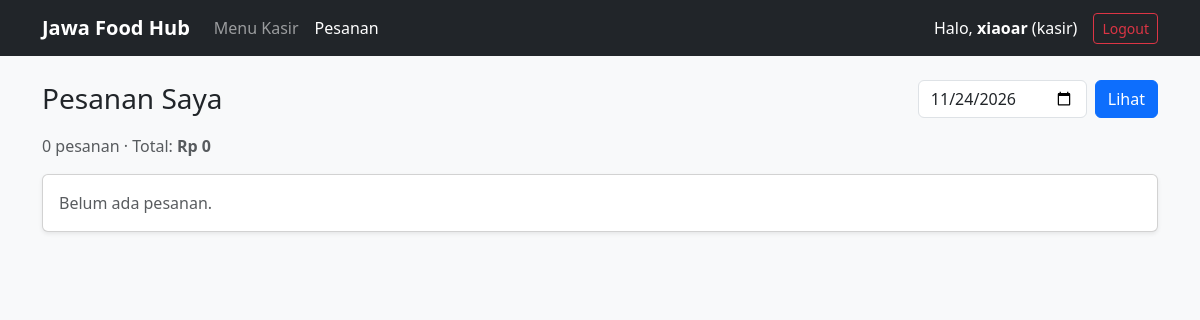
Page /pesanan.php (signed in) on the earlier database version.
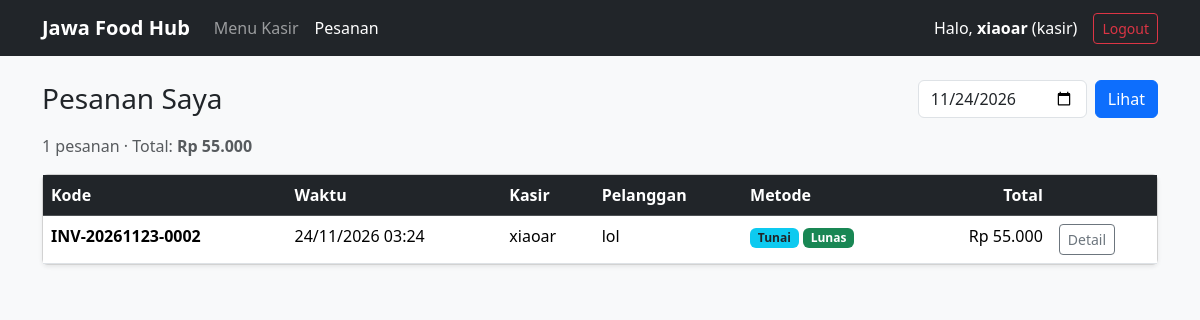
Same page on the later database version.
### tables this page shows
CREATE TABLE `pesanan` (
  `id_pesanan` int(11) NOT NULL,
  `kode_pesanan` varchar(30) NOT NULL DEFAULT '',
  `id_kasir` int(11) DEFAULT NULL,
  `nama_pelanggan` varchar(100) NOT NULL DEFAULT 'Umum',
  `total` int(11) NOT NULL,
  `metode_bayar` varchar(20) NOT NULL,
  `uang_bayar` int(11) NOT NULL,
  `kembalian` int(11) NOT NULL DEFAULT 0,
  `status` varchar(20) NOT NULL DEFAULT 'Lunas',
  `tanggal` datetime DEFAULT current_timestamp()
);

CREATE TABLE `users` (
  `id` int(11) NOT NULL,
  `username` varchar(50) NOT NULL,
  `password` varchar(255) NOT NULL,
  `created_at` timestamp NOT NULL DEFAULT current_timestamp(),
  `role` enum('admin','kasir') NOT NULL DEFAULT 'kasir'
);

### pesanan.php (the view, shortened to what this page needs)
<?php
include "koneksi.php";
$tgl = $_GET['tanggal'] ?? date('Y-m-d');
$st = mysqli_prepare($connection, "SELECT pesanan.*, users.username AS kasir FROM pesanan JOIN users ON users.id = pesanan.id_kasir WHERE DATE(pesanan.tanggal) = ? AND pesanan.id_kasir = ? ORDER BY pesanan.id_pesanan DESC");
mysqli_stmt_bind_param($st, "si", $tgl, $_SESSION['id_user']);
mysqli_stmt_execute($st);
$hasil = mysqli_stmt_get_result($st);
$pesanan = array();
while ($baris = mysqli_fetch_assoc($hasil)) {
    $pesanan[] = $baris;
}
$total = array_sum(array_column($pesanan, 'total'));
$halaman = 'pesanan';
?>
<!DOCTYPE html>
<html lang="id">
<head>
    <link rel="stylesheet" href="https://cdn.jsdelivr.net/npm/bootstrap@5.3.3/dist/css/bootstrap.min.css">
</head>
<body class="bg-light">
<?php include "navbar.php"; ?>
<div class="container mt-4 mb-5">
    <div class="d-flex justify-content-between align-items-center mb-3">
        <h3 class="mb-0">Pesanan Saya</h3>
        <form method="GET" class="d-flex gap-2">
            <input type="date" name="tanggal" value="<?php echo htmlspecialchars($tgl); ?>" class="form-control">
            <button class="btn btn-primary">Lihat</button>
        </form>
    </div>
    <p class="text-muted"><?php echo count($pesanan); ?> pesanan &middot; Total: <strong><?php echo 'Rp ' . number_format($total, 0, ',', '.'); ?></strong></p>
    <div class="card shadow-sm"><div class="card-body p-0"><?php if (count($pesanan) == 0): ?>
            <p class="text-muted p-3 mb-0">Belum ada pesanan.</p>
        <?php else: ?>
            <table class="table table-hover mb-0">
                <thead class="table-dark">
                    <tr><th>Kode</th><th>Waktu</th><th>Kasir</th><th>Pelanggan</th><th>Metode</th><th class="text-end">Total</th><th></th></tr>
                </thead>
                <tbody>
                <?php foreach ($pesanan as $p): ?>
                    <tr>
                        <td><strong><?php echo htmlspecialchars($p['kode_pesanan']); ?></strong></td>
                        <td><?php echo date('d/m/Y H:i', strtotime($p['tanggal'])); ?></td>
                        <td><?php echo htmlspecialchars($p['kasir']); ?></td>
                        <td><?php echo htmlspecialchars($p['nama_pelanggan']); ?></td>
                        <td><span class="badge bg-info text-dark"><?php echo htmlspecialchars($p['metode_bayar']); ?></span> <span class="badge bg-success"><?php echo htmlspecialchars($p['status']); ?></span></td>
                        <td class="text-end"><?php echo 'Rp ' . number_format($p['total'], 0, ',', '.'); ?></td>
                        <td><button class="btn btn-outline-secondary btn-sm" data-bs-toggle="collapse" data-bs-target="#d<?php echo $p['id_pesanan']; ?>">Detail</button></td>
                    </tr>
                <?php endforeach; ?>
                </tbody>
            </table>
        <?php endif; ?></div></div>
</div>
</body>
</html>

### navbar.php
<?php
if ($_SESSION['role'] == 'admin') {
    $beranda = 'dashboard.php';
} else {
    $beranda = 'kasir.php';
}
?>
<nav class="navbar navbar-expand-lg navbar-dark bg-dark">
    <div class="container">
        <a class="navbar-brand fw-bold" href="<?php echo $beranda; ?>">Jawa Food Hub</a>
        <div class="navbar-nav me-auto">
            <?php if ($_SESSION['role'] == 'admin'): ?>
                <a class="nav-link <?php if ($halaman == 'menu') echo 'active'; ?>" href="dashboard.php">Kelola Menu</a>
                <a class="nav-link <?php if ($halaman == 'akun') echo 'active'; ?>" href="kelola_akun.php">Kelola Akun</a>
                <a class="nav-link <?php if ($halaman == 'laporan') echo 'active'; ?>" href="laporan.php">Laporan Pesanan</a>
            <?php else: ?>
                <a class="nav-link <?php if ($halaman == 'kasir') echo 'active'; ?>" href="kasir.php">Menu Kasir</a>
                <a class="nav-link <?php if ($halaman == 'pesanan') echo 'active'; ?>" href="pesanan.php">Pesanan</a>
            <?php endif; ?>
        </div>
        <div class="d-flex align-items-center text-white">
            <span class="me-3">Halo, <strong><?php echo htmlspecialchars($_SESSION['username']); ?></strong>
                (<?php echo htmlspecialchars($_SESSION['role']); ?>)</span>
            <a href="logout.php" class="btn btn-outline-danger btn-sm">Logout</a>
        </div>
    </div>
</nav>

Differences in the rows shown:
now on this page (row edited): pesanan: kode_pesanan "INV-20261123-0002", tanggal "24/11/2026 03:24", id_kasir.username "xiaoar", nama_pelanggan "lol", metode_bayar "Tunai", status "Lunas", total "55.000"
Other differences:
count($pesanan): "0" → "1"
$total: "0" → "55.000"
text no longer shown: "Belum ada pesanan."
text now shown: "Kode Waktu Kasir Pelanggan Metode Total"
